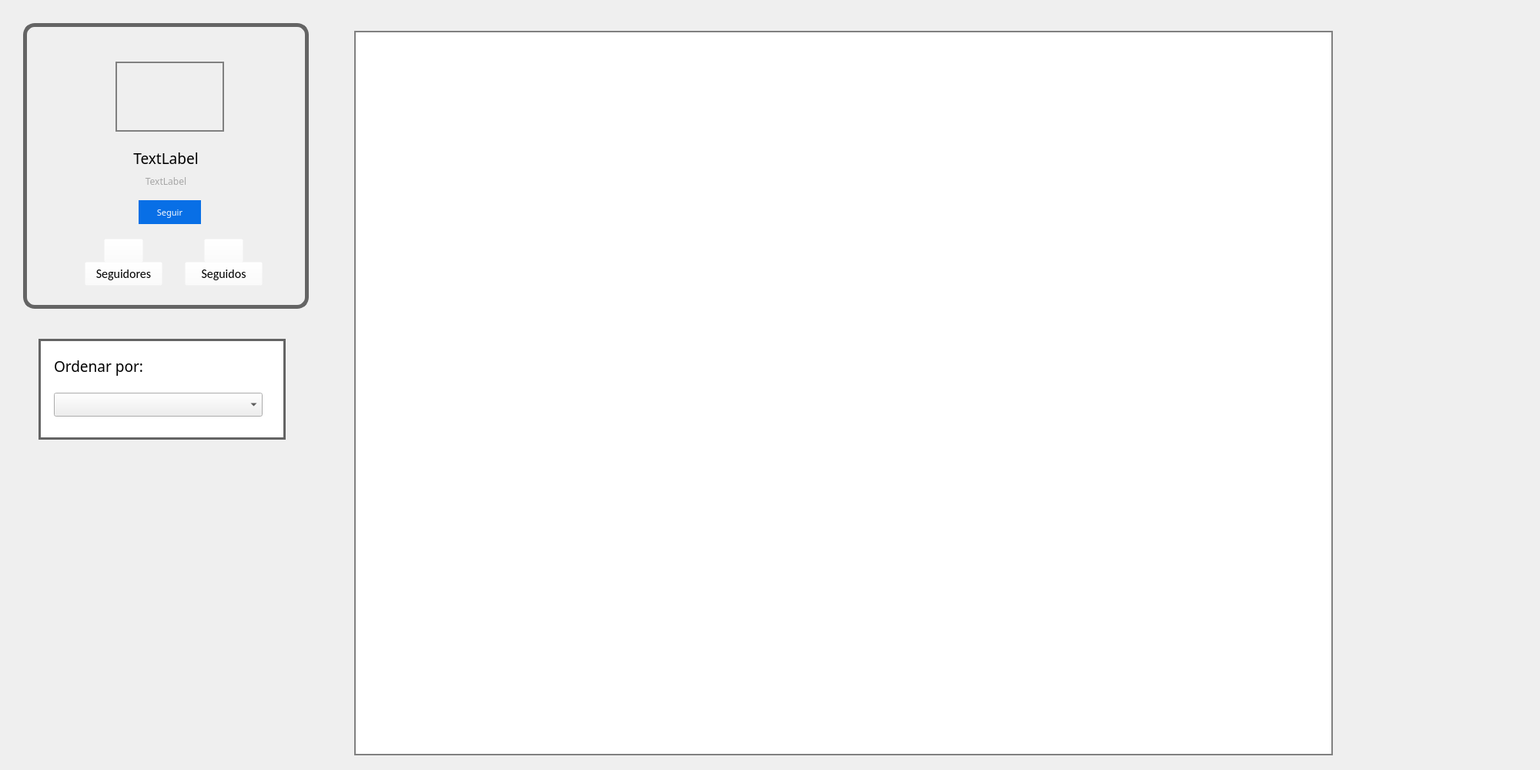
<?xml version="1.0" encoding="UTF-8"?>
<ui version="4.0">
 <class>Perfil</class>
 <widget class="QWidget" name="Perfil">
  <property name="geometry">
   <rect>
    <x>0</x>
    <y>0</y>
    <width>2000</width>
    <height>1000</height>
   </rect>
  </property>
  <property name="windowTitle">
   <string>Form</string>
  </property>
  <widget class="QLabel" name="lbl_usuario">
   <property name="geometry">
    <rect>
     <x>40</x>
     <y>180</y>
     <width>351</width>
     <height>51</height>
    </rect>
   </property>
   <property name="font">
    <font>
     <family>Montserrat</family>
     <pointsize>14</pointsize>
    </font>
   </property>
   <property name="text">
    <string>TextLabel</string>
   </property>
   <property name="alignment">
    <set>Qt::AlignCenter</set>
   </property>
  </widget>
  <widget class="QLabel" name="lbl_cuadroblanco">
   <property name="geometry">
    <rect>
     <x>30</x>
     <y>30</y>
     <width>371</width>
     <height>371</height>
    </rect>
   </property>
   <property name="styleSheet">
    <string notr="true">QLabel {
	border-width: 5px;
    border-style: solid;
    border-radius: 15px;
	border-color: #646464;
}</string>
   </property>
   <property name="text">
    <string/>
   </property>
   <property name="scaledContents">
    <bool>true</bool>
   </property>
  </widget>
  <widget class="QLabel" name="lbl_foto">
   <property name="geometry">
    <rect>
     <x>150</x>
     <y>80</y>
     <width>141</width>
     <height>91</height>
    </rect>
   </property>
   <property name="styleSheet">
    <string notr="true">QLabel{
	border-width: 2px;
border-style: solid;
	border-color: gray;
}</string>
   </property>
   <property name="text">
    <string/>
   </property>
   <property name="scaledContents">
    <bool>true</bool>
   </property>
  </widget>
  <widget class="QTableWidget" name="tableWidget">
   <property name="geometry">
    <rect>
     <x>460</x>
     <y>40</y>
     <width>1271</width>
     <height>941</height>
    </rect>
   </property>
   <property name="styleSheet">
    <string notr="true">QTableWidget{
	border-width: 2px;
	border-style: solid;
	border-color: gray;
}</string>
   </property>
  </widget>
  <widget class="QLabel" name="lbl_correo">
   <property name="geometry">
    <rect>
     <x>30</x>
     <y>210</y>
     <width>371</width>
     <height>51</height>
    </rect>
   </property>
   <property name="font">
    <font>
     <family>Montserrat</family>
     <pointsize>9</pointsize>
    </font>
   </property>
   <property name="styleSheet">
    <string notr="true">QLabel{
	color: #A6A6A6;
}</string>
   </property>
   <property name="text">
    <string>TextLabel</string>
   </property>
   <property name="alignment">
    <set>Qt::AlignCenter</set>
   </property>
  </widget>
  <widget class="QPushButton" name="bt_seguidores">
   <property name="geometry">
    <rect>
     <x>135</x>
     <y>310</y>
     <width>51</width>
     <height>31</height>
    </rect>
   </property>
   <property name="font">
    <font>
     <family>Calibri</family>
     <pointsize>12</pointsize>
    </font>
   </property>
   <property name="styleSheet">
    <string notr="true">QPushButton{
	background-color: rgba(255,255,255,0);
}</string>
   </property>
   <property name="text">
    <string/>
   </property>
  </widget>
  <widget class="QPushButton" name="bt_seguidos">
   <property name="geometry">
    <rect>
     <x>265</x>
     <y>310</y>
     <width>51</width>
     <height>31</height>
    </rect>
   </property>
   <property name="font">
    <font>
     <family>Calibri</family>
     <pointsize>12</pointsize>
    </font>
   </property>
   <property name="styleSheet">
    <string notr="true">QPushButton{
	background-color: rgba(255,255,255,0);
}</string>
   </property>
   <property name="text">
    <string/>
   </property>
  </widget>
  <widget class="QPushButton" name="bt_seguidore1">
   <property name="geometry">
    <rect>
     <x>110</x>
     <y>340</y>
     <width>101</width>
     <height>31</height>
    </rect>
   </property>
   <property name="font">
    <font>
     <family>Calibri</family>
     <pointsize>12</pointsize>
    </font>
   </property>
   <property name="styleSheet">
    <string notr="true">QPushButton{
	background-color: rgba(255,255,255,0);
}</string>
   </property>
   <property name="text">
    <string>Seguidores</string>
   </property>
  </widget>
  <widget class="QPushButton" name="bt_seguidos1">
   <property name="geometry">
    <rect>
     <x>240</x>
     <y>340</y>
     <width>101</width>
     <height>31</height>
    </rect>
   </property>
   <property name="font">
    <font>
     <family>Calibri</family>
     <pointsize>12</pointsize>
    </font>
   </property>
   <property name="styleSheet">
    <string notr="true">QPushButton{
	background-color: rgba(255,255,255,0);
}</string>
   </property>
   <property name="text">
    <string>Seguidos</string>
   </property>
  </widget>
  <widget class="QPushButton" name="bt_seguir">
   <property name="geometry">
    <rect>
     <x>180</x>
     <y>260</y>
     <width>81</width>
     <height>31</height>
    </rect>
   </property>
   <property name="font">
    <font>
     <family>Montserrat</family>
     <pointsize>8</pointsize>
    </font>
   </property>
   <property name="styleSheet">
    <string notr="true">QPushButton{
background-color: #086FE6;
color: white;
border-style: solid;
border-color: blue;
border-radius: 40px;
}</string>
   </property>
   <property name="text">
    <string>Seguir</string>
   </property>
  </widget>
  <widget class="QLabel" name="lbl_CuadroBuscar">
   <property name="geometry">
    <rect>
     <x>50</x>
     <y>440</y>
     <width>321</width>
     <height>131</height>
    </rect>
   </property>
   <property name="styleSheet">
    <string notr="true">QLabel {
	border-width: 3px;
    border-style: solid;

	border-color: #646464;
	background-color: white;
}</string>
   </property>
   <property name="frameShadow">
    <enum>QFrame::Plain</enum>
   </property>
   <property name="text">
    <string/>
   </property>
   <property name="scaledContents">
    <bool>true</bool>
   </property>
  </widget>
  <widget class="QComboBox" name="cb_ordenar">
   <property name="geometry">
    <rect>
     <x>70</x>
     <y>510</y>
     <width>271</width>
     <height>31</height>
    </rect>
   </property>
  </widget>
  <widget class="QLabel" name="label">
   <property name="geometry">
    <rect>
     <x>70</x>
     <y>460</y>
     <width>151</width>
     <height>31</height>
    </rect>
   </property>
   <property name="font">
    <font>
     <family>Montserrat</family>
     <pointsize>14</pointsize>
     <weight>50</weight>
     <bold>false</bold>
    </font>
   </property>
   <property name="text">
    <string>Ordenar por:</string>
   </property>
  </widget>
  <zorder>lbl_cuadroblanco</zorder>
  <zorder>lbl_usuario</zorder>
  <zorder>lbl_foto</zorder>
  <zorder>tableWidget</zorder>
  <zorder>lbl_correo</zorder>
  <zorder>bt_seguidores</zorder>
  <zorder>bt_seguidos</zorder>
  <zorder>bt_seguidore1</zorder>
  <zorder>bt_seguidos1</zorder>
  <zorder>bt_seguir</zorder>
  <zorder>lbl_CuadroBuscar</zorder>
  <zorder>cb_ordenar</zorder>
  <zorder>label</zorder>
 </widget>
 <resources/>
 <connections/>
</ui>
